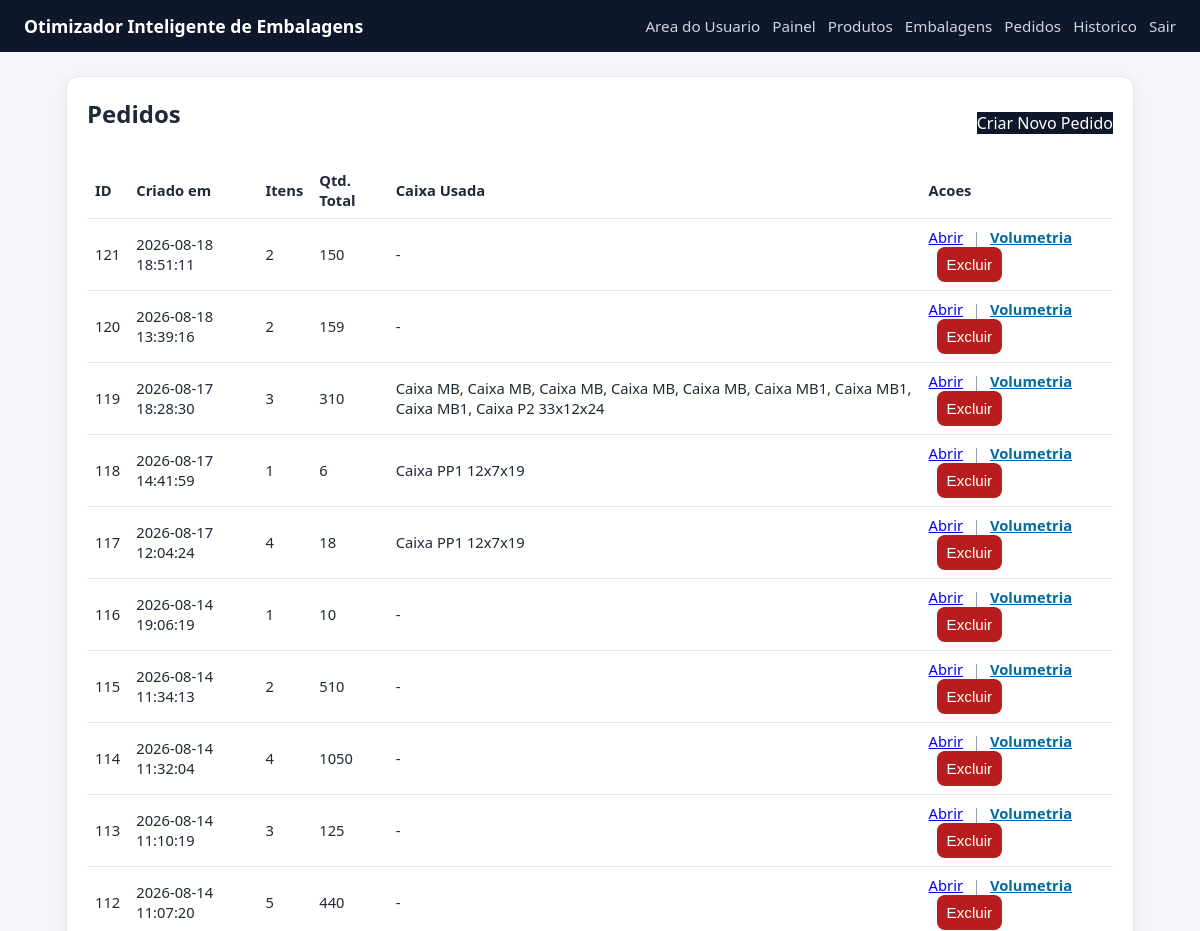
The page /orders (signed in, upper part) on the database as committed earlier.
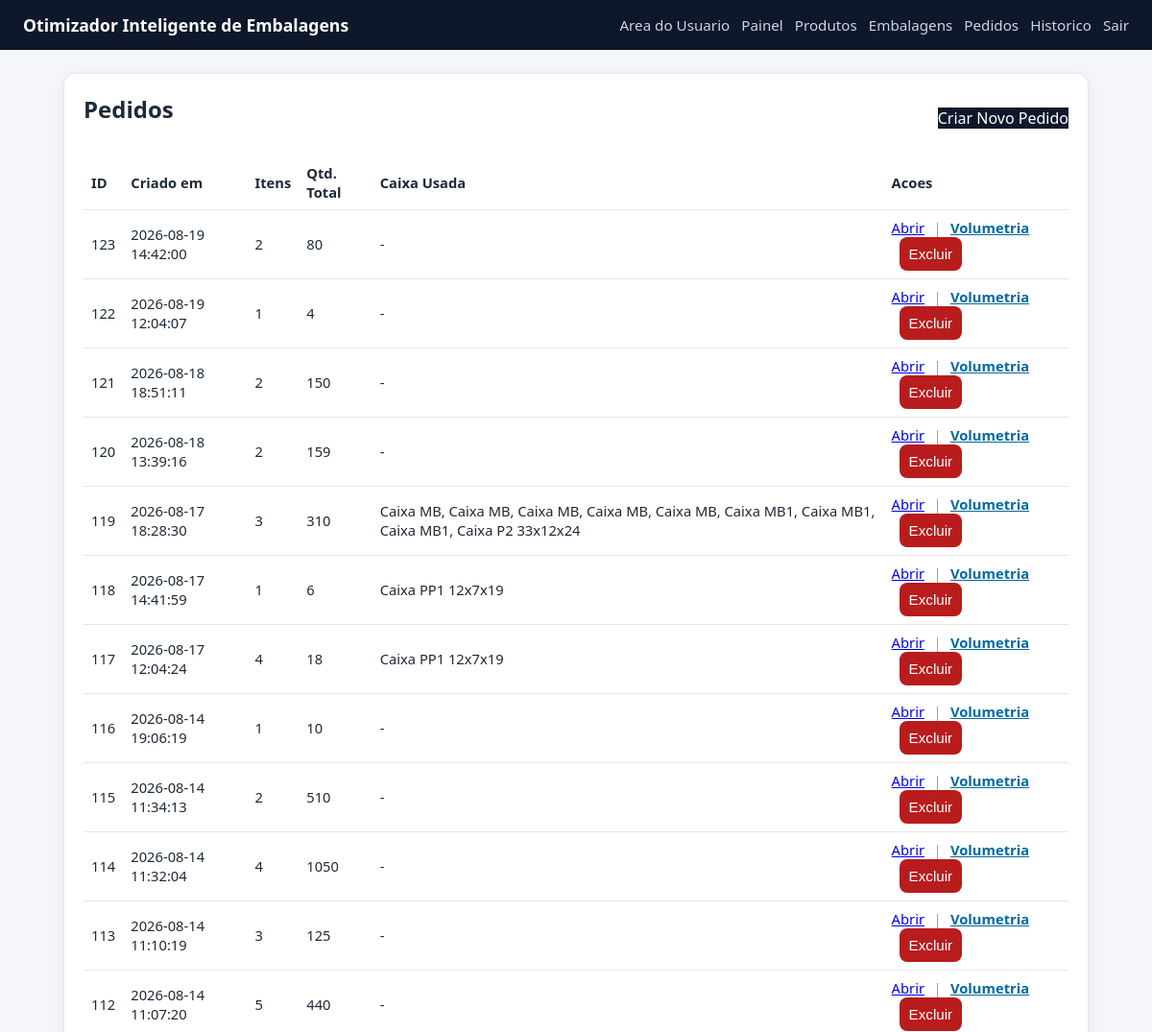
The same page on the database as committed later.
### tables this page shows
CREATE TABLE orders (
                id INTEGER PRIMARY KEY AUTOINCREMENT,
                created_at TEXT NOT NULL DEFAULT CURRENT_TIMESTAMP
            );

### app_volum.py (the view)
@app.route("/orders", methods=["GET"])
@admin_required
def orders():
    rows = list_orders(DB_PATH)
    return render_template("orders.html", orders=rows)

### app_volum.py (called while the page is built)
def admin_required(view_func):
    @wraps(view_func)
    def _wrapped(*args, **kwargs):
        if not session.get("is_admin"):
            next_url = request.path
            return redirect(url_for("admin_login", next=next_url))
        return view_func(*args, **kwargs)
    return _wrapped

### database.py (called while the page is built)
def get_connection(db_path):
    conn = sqlite3.connect(db_path)
    conn.row_factory = sqlite3.Row
    return conn

### templates/orders.html
{% extends 'base.html' %}
{% block content %}
<section class="card">
    <div class="row-between">
        <h2>Pedidos</h2>
        <a class="btn" href="{{ url_for('order_new') }}">Criar Novo Pedido</a>
    </div>
    <table>
        <thead>
            <tr><th>ID</th><th>Criado em</th><th>Itens</th><th>Qtd. Total</th><th>Caixa Usada</th><th>Acoes</th></tr>
        </thead>
        <tbody>
        {% for o in orders %}
            <tr>
                <td>{{ o['id'] }}</td>
                <td>{{ o['created_at'] }}</td>
                <td>{{ o['line_count'] }}</td>
                <td>{{ o['total_units'] }}</td>
                <td>{{ o['used_box_name'] or '-' }}</td>
                <td>
                    <a href="{{ url_for('order_detail', id=o['id']) }}">Abrir</a>
                    <span style="margin: 0 0.35rem; color:#94a3b8;">|</span>
                    <a href="{{ url_for('order_volumetry', order_id=o['id']) }}" style="color:#0369a1; font-weight:600;">Volumetria</a>
                    <form method="post" action="{{ url_for('order_delete', order_id=o['id']) }}" style="display:inline; margin-left: 0.5rem;" onsubmit="return confirm('Tem certeza que deseja excluir este pedido?');">
                        <button type="submit" style="background:#b91c1c;">Excluir</button>
                    </form>
                </td>
            </tr>
        {% else %}
            <tr><td colspan="6">Nenhum pedido cadastrado.</td></tr>
        {% endfor %}
        </tbody>
    </table>
</section>
{% endblock %}

### templates/base.html (shortened to what this page needs)
<!doctype html>
<html lang="pt-BR">
<head>
    <link rel="stylesheet" href="{{ url_for('static', filename='style.css') }}">
</head>
<body>
    <header class="topbar">
        <h1>Otimizador Inteligente de Embalagens</h1>
        <nav>
            <a href="{{ url_for('user_upload') }}">Area do Usuario</a>
            {% if session.get('is_admin') %}
                <a href="{{ url_for('admin_dashboard') }}">Painel</a>
                <a href="{{ url_for('products') }}">Produtos</a>
                <a href="{{ url_for('boxes') }}">Embalagens</a>
                <a href="{{ url_for('orders') }}">Pedidos</a>
                <a href="{{ url_for('history') }}">Historico</a>
                <a href="{{ url_for('admin_logout') }}">Sair</a>
            {% else %}
                <a href="{{ url_for('admin_login') }}">Acesso Admin</a>
            {% endif %}
        </nav>
    </header>
    <main class="container">
        {% block content %}{% endblock %}
    </main>
</body>
</html>

### static/style.css (style rules this page uses)
* { box-sizing: border-box; }
body { margin: 0; font-family: Segoe UI, Tahoma, sans-serif; background: #f4f6fa; color: #1f2937; }
.topbar { background: #0f172a; color: #fff; padding: 14px 24px; display: flex; justify-content: space-between; align-items: center; gap: 16px; flex-wrap: wrap; }
.topbar h1 { margin: 0; font-size: 1.1rem; }
.topbar nav { display: flex; gap: 12px; flex-wrap: wrap; }
.topbar nav a { color: #cbd5e1; text-decoration: none; font-size: 0.95rem; }
.container { max-width: 1100px; margin: 24px auto; padding: 0 16px; }
.card { background: #fff; border-radius: 12px; padding: 20px; border: 1px solid #e5e7eb; box-shadow: 0 4px 16px rgba(15, 23, 42, 0.06); margin-bottom: 18px; }
h2, h3 { margin-top: 0; }
input, select, button { padding: 9px 10px; border-radius: 8px; border: 1px solid #d1d5db; font-size: 0.95rem; }
button, .btn { background: #0f172a; color: #fff; border: 0; cursor: pointer; text-decoration: none; display: inline-block; }
table { width: 100%; border-collapse: collapse; margin-top: 12px; }
th, td { border-bottom: 1px solid #e5e7eb; text-align: left; padding: 8px; font-size: 0.92rem; }
.row-between { display: flex; justify-content: space-between; align-items: center; gap: 12px; flex-wrap: wrap; }

Rows that differ between the two databases and show on the page:
added orders: id "123", created_at "2026-08-19 14:42:00", line_count "2", total_units "80", o "-"
added orders: id "122", created_at "2026-08-19 12:04:07", line_count "1", total_units "4", o "-"
